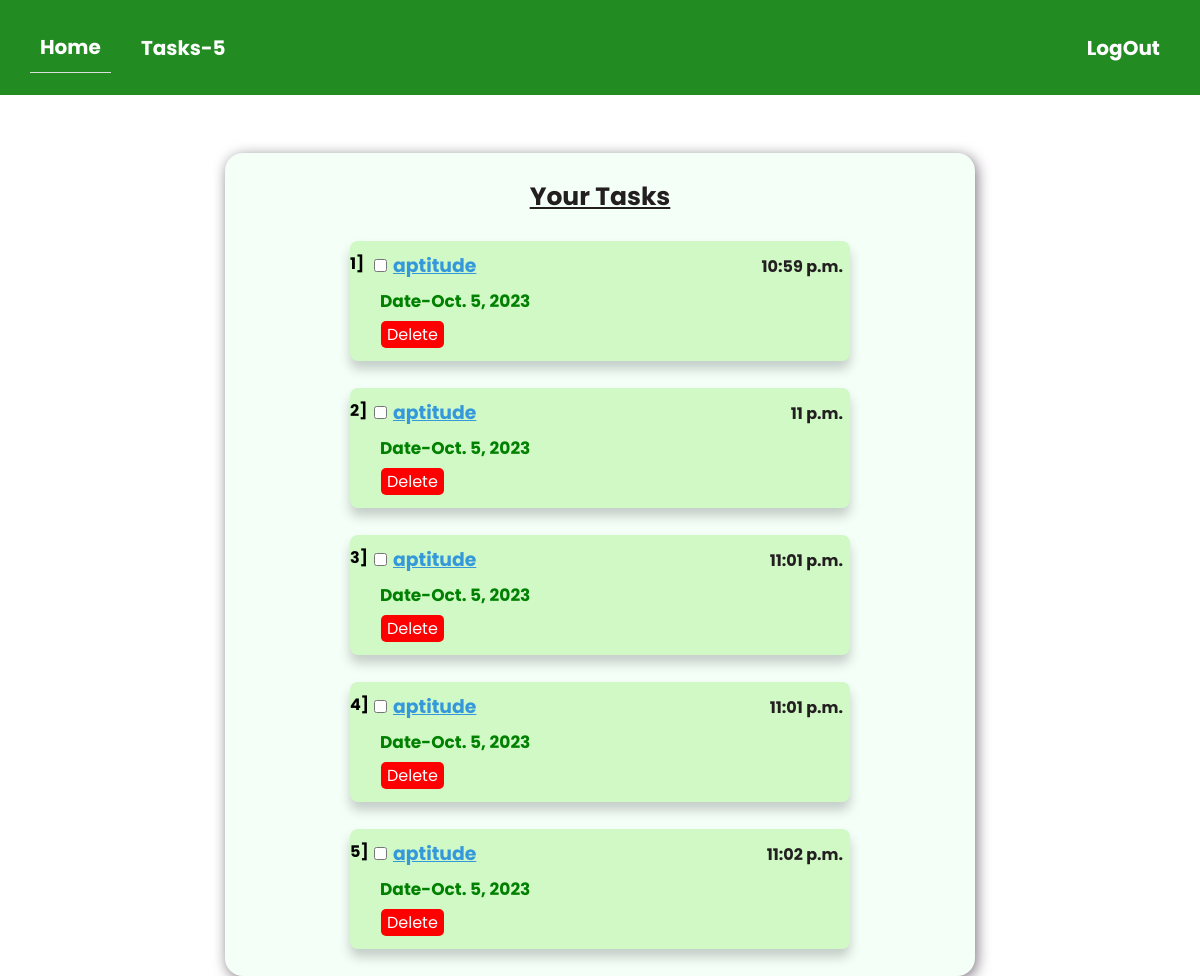
/task_l (signed in), run on an earlier commit of the app's database.
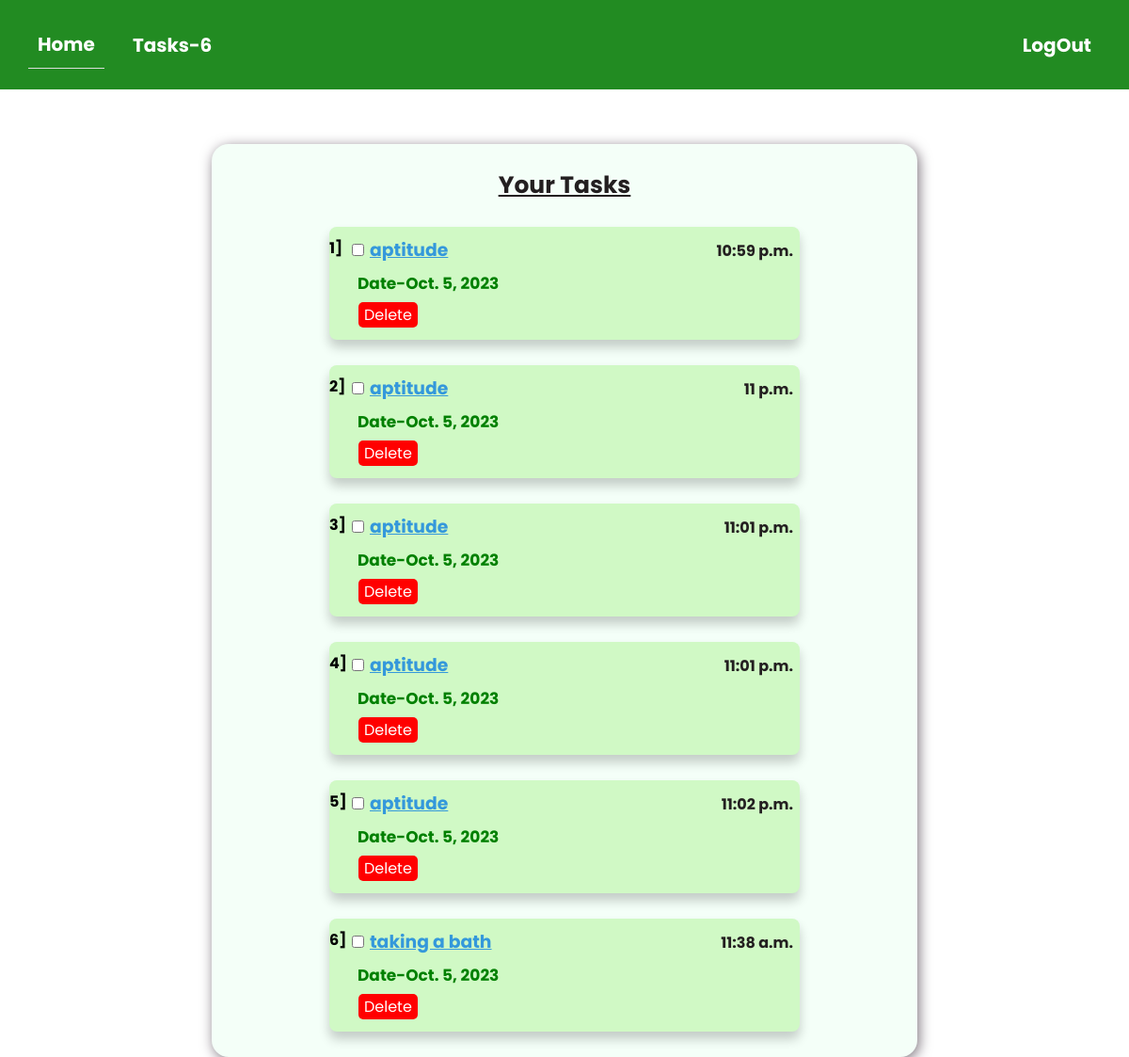
And on a later commit of the database.
### user_auth/models.py (models this page shows, shortened)
class Todo( models.Model):
    task_name = models.CharField(max_length=50, default='Task')
    user = models.ForeignKey(User, on_delete=models.CASCADE,default=1)
    date=models.DateField(auto_now_add=True)
    your_time = models.TimeField(auto_now_add=True)

### user_auth/views.py (the view)
# urls.py: path('task_l',task_list,name='t_list'),
def task_list(request):
    if not request.user.is_authenticated:
        return redirect('home-page')
    else:
        user = request.user
        taskss = Todo.objects.filter(user=user)
        tasksss =Todo.objects.filter(user=user).count()
        alll=Todo.objects.all()
        times=timezone.now().time()
        current_date = timezone.now().date()
        context = {
          'tasks': taskss,
          'all':alll,
           'time':times,
           'cur':current_date,
           'task_count':tasksss,
        }
        return render(request, 'task_list.html',context)

### user_auth/templates/task_list.html (shortened to what this page needs)
<!DOCTYPE html>
<html lang="en">
<head>
</head>
<body>
  <nav class="navbar">
        <ul class="nav-links">
            <li><a  class="anchor" href="{% url "home-page" %}">Home</a></li>
            <li><a class="anchor" href="{% url "t_list" %}">Tasks-<b>{{task_count}}</b></a></li>
        </ul>
        <div class="user-links">
          {% if not user.is_authenticated %}
            <li><a href='{% url "login_page" %}'>Login</a></li>
            <li><a href= '{% url "signup_page" %}'>Sign Up</a></li>
          {% else %}
            <li><a class="anchor" href= '{% url "logout_page" %}'>LogOut</a></li>
          {% endif %}
        </div>
    </nav>
      <div class="container3">
 <div class="container2">
 <form action="{% url "t_list" %}">
    {% if tasks %}
    <h3 class="t">Your Tasks</h3>
      {% for  task in tasks  %}
        <div class="sub-container">
            <input type="checkbox" onclick="tickcheckbox()" class="mycheckbox" name="task_checkbox" value="{{ item.id }}"> <b style="position: relative;top: 10px;"> {{forloop.counter}}]</b>
            <h2 class="task" class="h22">{{task.task_name}}</h2>
            <h3 class="time">{{ task.your_time}}</h3>
            <h3 class="dates"> Date-{{cur}}</h3>
            <a class="delt" href="{% url "delete_task" task.id %}">Delete</a>
        </div>
      {% endfor %}
   {% endif %}
</form>
</div>
</div>
</body>
</html>

What changed in the data, as far as the page shows it:
added Todo: task_name "taking a bath", your_time "11:38 a.m.", date "Oct. 5, 2023"
Also different on the page:
{{ task_count }}: "5" → "6"
